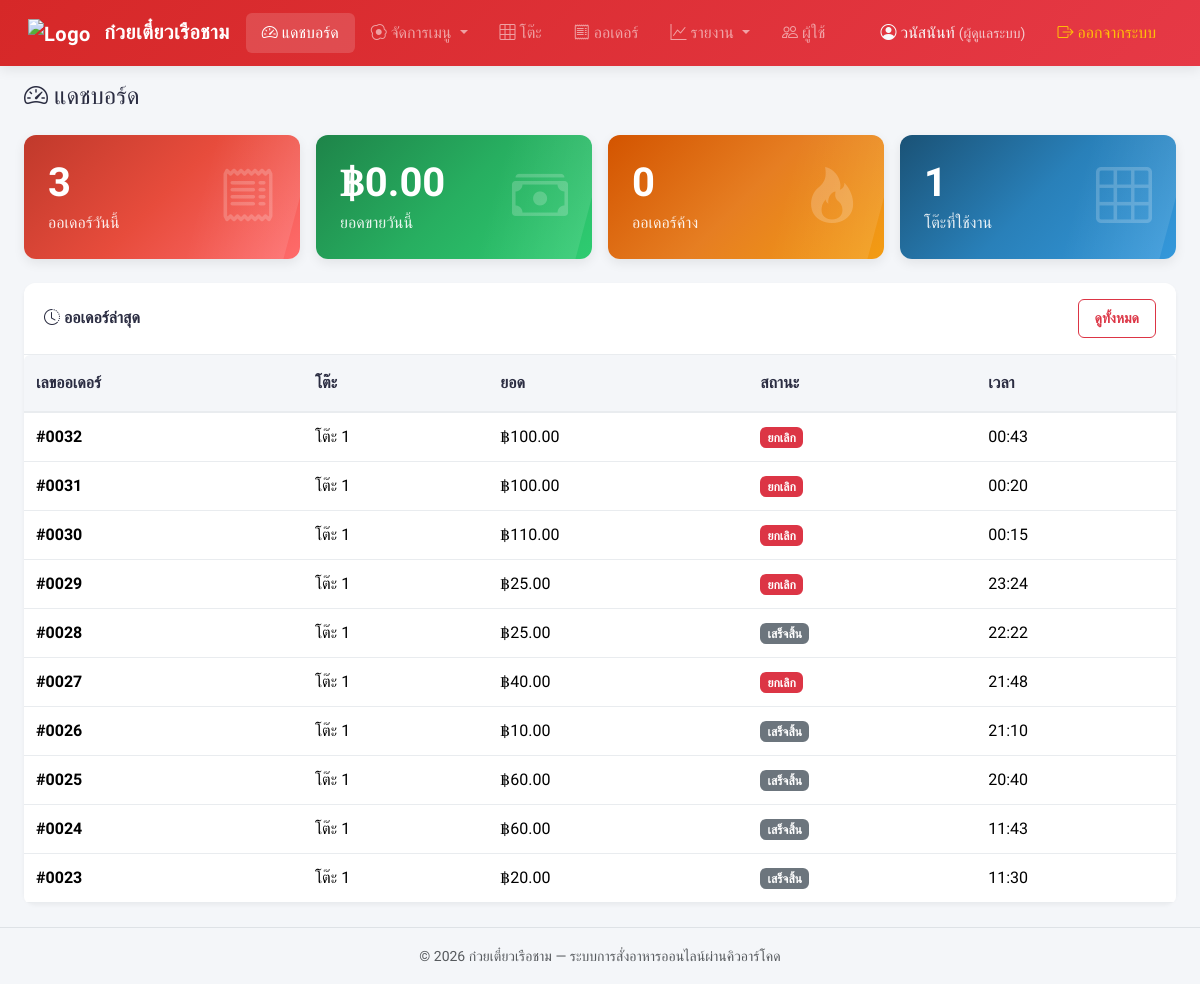
/admin/index.php (signed in), run on the app's committed database.
### tables this page shows
CREATE TABLE `orders` (
  `id` int(11) NOT NULL,
  `table_id` int(11) NOT NULL,
  `order_number` varchar(20) NOT NULL,
  `status` enum('pending','cooking','ready','served','completed','cancelled') NOT NULL DEFAULT 'pending',
  `total_amount` decimal(10,2) NOT NULL DEFAULT 0.00,
  `note` text DEFAULT NULL,
  `created_at` timestamp NOT NULL DEFAULT current_timestamp(),
  `updated_at` timestamp NOT NULL DEFAULT current_timestamp() ON UPDATE current_timestamp()
);

CREATE TABLE `tables` (
  `id` int(11) NOT NULL,
  `table_number` varchar(10) NOT NULL,
  `seats` int(11) NOT NULL DEFAULT 4,
  `session_token` varchar(64) DEFAULT NULL,
  `qr_code` varchar(255) DEFAULT NULL,
  `status` enum('available','occupied') NOT NULL DEFAULT 'available',
  `created_at` timestamp NOT NULL DEFAULT current_timestamp()
);

### admin/index.php (the view, shortened to what this page needs)
<?php
require_once __DIR__ . '/../config/db.php';
require_once __DIR__ . '/../includes/functions.php';
$today = date('Y-m-d');
$stmt = $pdo->prepare("SELECT COUNT(*) FROM orders WHERE DATE(created_at) = ?");
$stmt->execute([$today]);
$todayOrders = $stmt->fetchColumn();
$stmt = $pdo->prepare("SELECT COALESCE(SUM(total_amount),0) FROM payments WHERE DATE(created_at) = ?");
$stmt->execute([$today]);
$todaySales = $stmt->fetchColumn();
$stmt = $pdo->query("SELECT COUNT(*) FROM tables WHERE status = 'occupied'");
$tablesOccupied = $stmt->fetchColumn();
$stmt = $pdo->query("SELECT COUNT(*) FROM orders WHERE status IN ('pending','cooking')");
$pendingOrders = $stmt->fetchColumn();
$stmt = $pdo->query("
    SELECT o.*, t.table_number
    FROM orders o
    JOIN tables t ON o.table_id = t.id
    ORDER BY o.created_at DESC
    LIMIT 10
");
$recentOrders = $stmt->fetchAll();
require_once __DIR__ . '/../includes/header.php';
?>
<h4 class="mb-4"><i class="bi bi-speedometer2"></i> แดชบอร์ด</h4>
<div class="row g-3 mb-4">
    <div class="col-sm-6 col-lg-3">
        <div class="stat-card position-relative" style="background:linear-gradient(135deg, #c0392b 0%, #e74c3c 50%, #ff6b6b 100%);">
            <i class="bi bi-receipt"></i>
            <div class="stat-number"><?= $todayOrders ?></div>
            <div class="stat-label">ออเดอร์วันนี้</div>
        </div>
    </div>
    <div class="col-sm-6 col-lg-3">
        <div class="stat-card position-relative" style="background:linear-gradient(135deg, #1e8449 0%, #27ae60 50%, #2ecc71 100%);">
            <i class="bi bi-cash-stack"></i>
            <div class="stat-number"><?= formatPrice($todaySales) ?></div>
            <div class="stat-label">ยอดขายวันนี้</div>
        </div>
    </div>
    <div class="col-sm-6 col-lg-3">
        <div class="stat-card position-relative" style="background:linear-gradient(135deg, #d35400 0%, #e67e22 50%, #f39c12 100%);">
            <i class="bi bi-fire"></i>
            <div class="stat-number"><?= $pendingOrders ?></div>
            <div class="stat-label">ออเดอร์ค้าง</div>
        </div>
    </div>
    <div class="col-sm-6 col-lg-3">
        <div class="stat-card position-relative" style="background:linear-gradient(135deg, #1a5276 0%, #2980b9 50%, #3498db 100%);">
            <i class="bi bi-grid-3x3"></i>
            <div class="stat-number"><?= $tablesOccupied ?></div>
            <div class="stat-label">โต๊ะที่ใช้งาน</div>
        </div>
    </div>
</div>
<div class="card">
    <div class="card-header bg-white d-flex justify-content-between align-items-center">
        <span><i class="bi bi-clock-history"></i> ออเดอร์ล่าสุด</span>
        <a href="orders.php" class="btn btn-sm btn-outline-danger">ดูทั้งหมด</a>
    </div>
    <div class="table-responsive">
        <table class="table table-hover mb-0">
            <thead>
                <tr>
                    <th>เลขออเดอร์</th>
                    <th>โต๊ะ</th>
                    <th>ยอด</th>
                    <th>สถานะ</th>
                    <th>เวลา</th>
                </tr>
            </thead>
            <tbody>
                <?php foreach ($recentOrders as $o): ?>
                <tr>
                    <td><strong>#<?= e($o['order_number']) ?></strong></td>
                    <td>โต๊ะ <?= e($o['table_number']) ?></td>
                    <td><?= formatPrice($o['total_amount']) ?></td>
                    <td><?= statusBadge($o['status']) ?></td>
                    <td><?= date('H:i', strtotime($o['created_at'])) ?></td>
                </tr>
                <?php endforeach; ?>
            </tbody>
        </table>
    </div>
</div>
<?php require_once __DIR__ . '/../includes/footer.php'; ?>

### includes/functions.php (shortened to what this page needs)
<?php
function formatPrice($price) {
    return '฿' . number_format($price, 2);
}
function e($string) {
    return htmlspecialchars($string ?? '', ENT_QUOTES, 'UTF-8');
}
function statusBadge($status) {
    $map = [
        'pending'   => 'warning',
        'cooking'   => 'info',
        'ready'     => 'success',
        'served'    => 'primary',
        'completed' => 'secondary',
        'cancelled' => 'danger',
        'available' => 'success',
        'sold_out'  => 'danger',
        'occupied'  => 'warning',
        'active'    => 'success',
        'inactive'  => 'secondary',
    ];
    $color = $map[$status] ?? 'secondary';
    $labels = array_merge(ORDER_STATUSES, [
        'available' => 'พร้อมขาย',
        'sold_out'  => 'ของหมด',
        'occupied'  => 'มีลูกค้า',
        'active'    => 'ใช้งาน',
        'inactive'  => 'ปิดใช้งาน',
    ]);
    $label = $labels[$status] ?? $status;
    return "<span class='badge bg-{$color}'>{$label}</span>";
}

### assets/css/style.css (style rules this page uses)
:root { --primary-color: #e63946; --primary-dark: #d62828; --primary-light: #f8edeb; --secondary-color: #457b9d; --accent-color: #f4a261; --bg-color: #f4f6f9; --card-bg: #ffffff; --text-main: #2b2d42; --text-muted: #6c757d; --border-color: #e9ecef; --shadow-sm: 0 2px 4px rgba(0, 0, 0, 0.05); --shadow-md: 0 4px 12px rgba(0, 0, 0, 0.08); --shadow-lg: 0 8px 24px rgba(0, 0, 0, 0.12); --radius-sm: 6px; --radius-md: 12px; --radius-lg: 20px; }
* { font-family: 'Sarabun', sans-serif; }
body { background-color: var(--bg-color); color: var(--text-main); min-height: 100vh; }
.card { border: none; border-radius: var(--radius-md); box-shadow: var(--shadow-sm); transition: box-shadow 0.3s ease; margin-bottom: 1.5rem; }
.card-header { font-weight: 700; background-color: var(--card-bg); border-bottom: 1px solid var(--border-color); border-top-left-radius: var(--radius-md) !important; border-top-right-radius: var(--radius-md) !important; padding: 1rem 1.25rem; color: var(--text-main); }
.stat-card { border-radius: var(--radius-md); padding: 1.5rem; color: #fff; transition: all .3s cubic-bezier(0.4, 0, 0.2, 1); position: relative; overflow: hidden; box-shadow: var(--shadow-md); border: none; }
.stat-card::after { content: ''; position: absolute; top: 0; right: 0; width: 100px; height: 100%; background: linear-gradient(to left, rgba(255, 255, 255, 0.1), transparent); transform: skewX(-15deg); }
.stat-card .stat-number { font-size: 2.5rem; font-weight: 800; line-height: 1.2; margin-bottom: 0.25rem; }
.stat-card .stat-label { opacity: .9; font-size: 1rem; font-weight: 500; }
.stat-card i { font-size: 3.5rem; opacity: .2; position: absolute; right: 1.5rem; top: 50%; transform: translateY(-50%); transition: all 0.3s; }
.table-responsive { border-radius: var(--radius-sm); overflow: hidden; }
.table { margin-bottom: 0; }
.table th { white-space: nowrap; font-weight: 700; background: var(--bg-color); color: var(--text-main); border-bottom: 2px solid var(--border-color); padding: 1rem 0.75rem; }
.table td { vertical-align: middle; padding: 0.75rem; border-bottom: 1px solid var(--border-color); }
.table tbody tr { transition: background-color 0.2s; }
.badge { font-weight: 600; padding: 0.4em 0.6em; border-radius: var(--radius-sm); }
.btn { font-weight: 600; border-radius: var(--radius-sm); padding: 0.5rem 1rem; transition: all 0.2s; }

### data on the page
orders: order_number "0032", table.table_number "1", total_amount "฿100.00", status "ยกเลิก", created_at "00:43"
orders: order_number "0031", table.table_number "1", total_amount "฿100.00", status "ยกเลิก", created_at "00:20"
orders: order_number "0030", table.table_number "1", total_amount "฿110.00", status "ยกเลิก", created_at "00:15"
orders: order_number "0029", table.table_number "1", total_amount "฿25.00", status "ยกเลิก", created_at "23:24"
orders: order_number "0028", table.table_number "1", total_amount "฿25.00", status "เสร็จสิ้น", created_at "22:22"
orders: order_number "0027", table.table_number "1", total_amount "฿40.00", status "ยกเลิก", created_at "21:48"
orders: order_number "0026", table.table_number "1", total_amount "฿10.00", status "เสร็จสิ้น", created_at "21:10"
orders: order_number "0025", table.table_number "1", total_amount "฿60.00", status "เสร็จสิ้น", created_at "20:40"
orders: order_number "0024", table.table_number "1", total_amount "฿60.00", status "เสร็จสิ้น", created_at "11:43"
orders: order_number "0023", table.table_number "1", total_amount "฿20.00", status "เสร็จสิ้น", created_at "11:30"

### other printed values
SITE_NAME "ก๋วยเตี๋ยวเรือชาม"
$user['fullname'] "วนัสนันท์"
ROLE_NAMES[$user['role']] "ผู้ดูแลระบบ"
$todayOrders "3"
formatPrice($todaySales) "฿0.00"
$pendingOrders "0"
$tablesOccupied "1"
